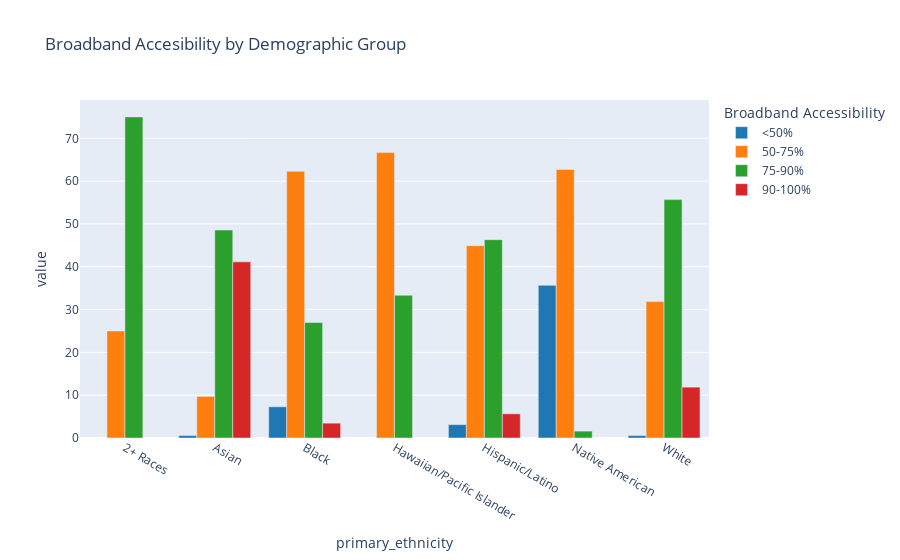

Notebook cell for this chart:
### Code cell
fig = px.bar(grouped_demographics_pct[['<50%','50-75%','75-90%','90-100%']], 
             barmode='group', 
             color_discrete_sequence=px.colors.qualitative.D3,
             title='Broadband Accesibility by Demographic Group')
fig.show()

### Figure 1 — Plotly figure (JSON) as saved in the notebook; plotly's stock layout.template omitted (floating-point values rounded to 4 significant figures)
{"data": [{"alignmentgroup": "True", "hovertemplate": "Broadband Accessibility=<50%<br>primary_ethnicity=%{x}<br>value=%{y}<extra></extra>", "legendgroup": "<50%", "marker": {"color": "#1F77B4", "pattern": {"shape": ""}}, "name": "<50%", "offsetgroup": "<50%", "orientation": "v", "showlegend": true, "textposition": "auto", "type": "bar", "x": ["2+ Races", "Asian", "Black", "Hawaiian/Pacific Islander", "Hispanic/Latino", "Native American", "White"], "xaxis": "x", "y": [null, 0.5714, 7.289, null, 3.119, 35.66, 0.5734], "yaxis": "y"}, {"alignmentgroup": "True", "hovertemplate": "Broadband Accessibility=50-75%<br>primary_ethnicity=%{x}<br>value=%{y}<extra></extra>", "legendgroup": "50-75%", "marker": {"color": "#FF7F0E", "pattern": {"shape": ""}}, "name": "50-75%", "offsetgroup": "50-75%", "orientation": "v", "showlegend": true, "textposition": "auto", "type": "bar", "x": ["2+ Races", "Asian", "Black", "Hawaiian/Pacific Islander", "Hispanic/Latino", "Native American", "White"], "xaxis": "x", "y": [25, 9.714, 62.28, 66.67, 44.91, 62.73, 31.87], "yaxis": "y"}, {"alignmentgroup": "True", "hovertemplate": "Broadband Accessibility=75-90%<br>primary_ethnicity=%{x}<br>value=%{y}<extra></extra>", "legendgroup": "75-90%", "marker": {"color": "#2CA02C", "pattern": {"shape": ""}}, "name": "75-90%", "offsetgroup": "75-90%", "orientation": "v", "showlegend": true, "textposition": "auto", "type": "bar", "x": ["2+ Races", "Asian", "Black", "Hawaiian/Pacific Islander", "Hispanic/Latino", "Native American", "White"], "xaxis": "x", "y": [75, 48.57, 26.96, 33.33, 46.32, 1.609, 55.68], "yaxis": "y"}, {"alignmentgroup": "True", "hovertemplate": "Broadband Accessibility=90-100%<br>primary_ethnicity=%{x}<br>value=%{y}<extra></extra>", "legendgroup": "90-100%", "marker": {"color": "#D62728", "pattern": {"shape": ""}}, "name": "90-100%", "offsetgroup": "90-100%", "orientation": "v", "showlegend": true, "textposition": "auto", "type": "bar", "x": ["2+ Races", "Asian", "Black", "Hawaiian/Pacific Islander", "Hispanic/Latino", "Native American", "White"], "xaxis": "x", "y": [null, 41.14, 3.468, null, 5.65, null, 11.88], "yaxis": "y"}], "layout": {"barmode": "group", "legend": {"title": {"text": "Broadband Accessibility"}, "tracegroupgap": 0}, "title": {"text": "Broadband Accesibility by Demographic Group"}, "xaxis": {"anchor": "y", "domain": [0, 1], "title": {"text": "primary_ethnicity"}}, "yaxis": {"anchor": "x", "domain": [0, 1], "title": {"text": "value"}}}}
